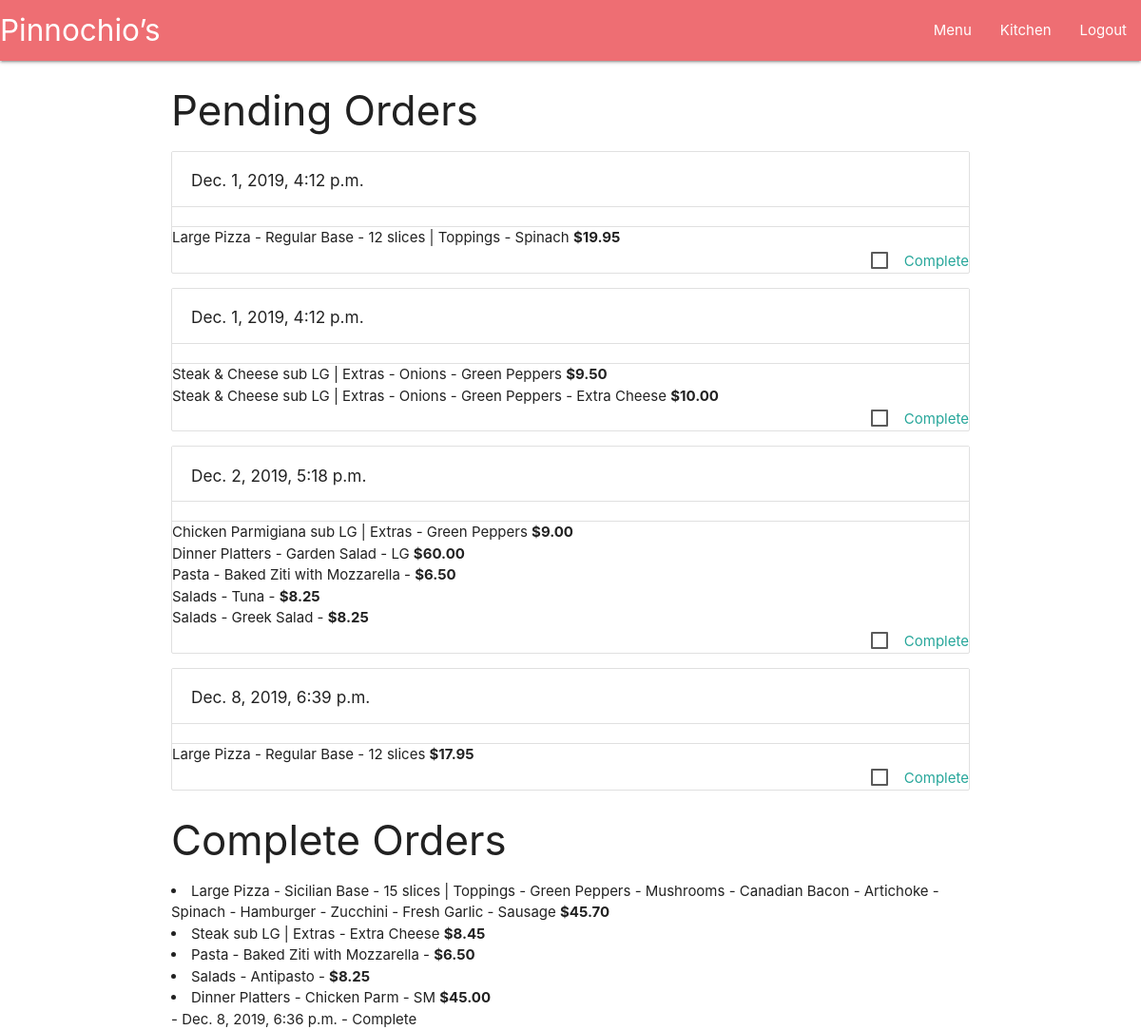
Screenshot of /kitchen/ (signed in) with the database file from the repository.
### orders/models.py (models this page shows, shortened)
class Order(models.Model):
	STATUS_CHOICES = [('P', 'Pending'), ('C', 'Complete')]
	user = models.ForeignKey(settings.AUTH_USER_MODEL, on_delete=models.CASCADE, related_name="order")
	order = models.TextField()
	time = models.DateTimeField(auto_now_add=True)
	status = models.CharField(max_length=1, choices=STATUS_CHOICES, default='P')

### orders/views.py (the view, shortened to what this page needs)
# urls.py: path("kitchen/", views.kitchen_view, name="kitchen")
@user_passes_test(lambda u: u.is_superuser, login_url='/login/')
def kitchen_view(request):
    if request.method == "GET":
        orders = Order.objects.all()
        return render(request, "orders/kitchen.html", {'pending': orders.filter(status='P'), 'complete': orders.filter(status='C')[:10]})

### orders/templates/orders/kitchen.html (shortened to what this page needs)
{% extends "orders/layout.html" %}
{% block scripts %}
{% load static %}
{% endblock %}
{% block body %}
<h3>Pending Orders</h3>
{% if pending %}
		{% for item in pending %}
		<ul class="collection with-header">
			<li class="collection-header"><h6>{{item.time}}</h6></li>
			<li class="collection-item">{{item.order|safe}}<label class="secondary-content"><input type="checkbox" class="complete" id="{{item.id}}"><span>Complete</span></label></li>
		</ul>
		{% endfor %}
{% else %} No pending orders
{% endif %}
<h3>Complete Orders</h3>
{% if complete %}
	{% for item in complete %}
		{{item.order|safe}} - {{item.time}} - {{ item.get_status_display }}
	{% endfor %}
{% else %} No past orders
{% endif %}
{% endblock %}

### orders/templates/orders/layout.html (shortened to what this page needs)
<!DOCTYPE html>
<html>
    <head>
        <link rel="stylesheet" href="https://cdnjs.cloudflare.com/ajax/libs/materialize/1.0.0/css/materialize.min.css">
        {% load static %}
    </head>
    <body>
        <nav class="nav-extended">
            <div class="nav-wrapper">
                <a href="/" class="brand-logo">Pinnochio’s</a>
                <ul id="nav-mobile" class="right hide-on-med-and-down">
                    {% include 'orders/includes/navbaritems.html' %}
                </ul>
            </div>
        </nav>
        <div class="container">
        {% block body %}
        {% endblock %}
        </div>
    </body>
</html>

### orders/templates/orders/includes/navbaritems.html (shortened to what this page needs)
<li><a href="/menu">Menu</a></li>
{% if user.is_superuser %}
	 <li><a href="/kitchen">Kitchen</a></li>
     <li><a href="/logout">Logout</a></li>
{% elif user.is_authenticated %}
	 <li><a href="/orders">{{ user.username|title }}</a></li>
     <li><a id="basket" href=#>Basket</a></li>
     <li><a href="/logout">Logout</a></li>
{% else %}
    <li><a href="/login">Login</a></li>
    <li><a href="/register">Register</a></li>
{% endif %}

### rows the page displays
Order: time "Dec. 1, 2019, 4:12 p.m.", order "Large Pizza - Regular Base - 12 slices | Toppings - Spinach $19.95"
Order: time "Dec. 1, 2019, 4:12 p.m.", order "Steak & Cheese sub LG | Extras - Onions - Green Peppers $9.50 Steak & Cheese sub LG | Extras - Onions - Green Peppers - Extra Cheese $10.00"
Order: time "Dec. 2, 2019, 5:18 p.m.", order "Chicken Parmigiana sub LG | Extras - Green Peppers $9.00 Dinner Platters - Garden Salad - LG $60.00 Pasta - Baked Ziti with Mozzarella - $6.50 Salads - Tuna - $8.25 Salads - Greek Salad - $8.25"
Order: time "Dec. 8, 2019, 6:39 p.m.", order "Large Pizza - Regular Base - 12 slices $17.95"
Order: order "Large Pizza - Sicilian Base - 15 slices | Toppings - Green Peppers - Mushrooms - Canadian Bacon - Artichoke - Spinach - Hamburger - Zucchini - Fresh Garlic - Sausage $45.70 Steak sub LG | Extras - Extra Cheese $8.45 Pasta - Baked Ziti with Mozzarella - $6.50 Salads - Antipasto - $8.25 Dinner Platters - Chicken Parm - SM $45.00", time "Dec. 8, 2019, 6:36 p.m.", status "Complete"
